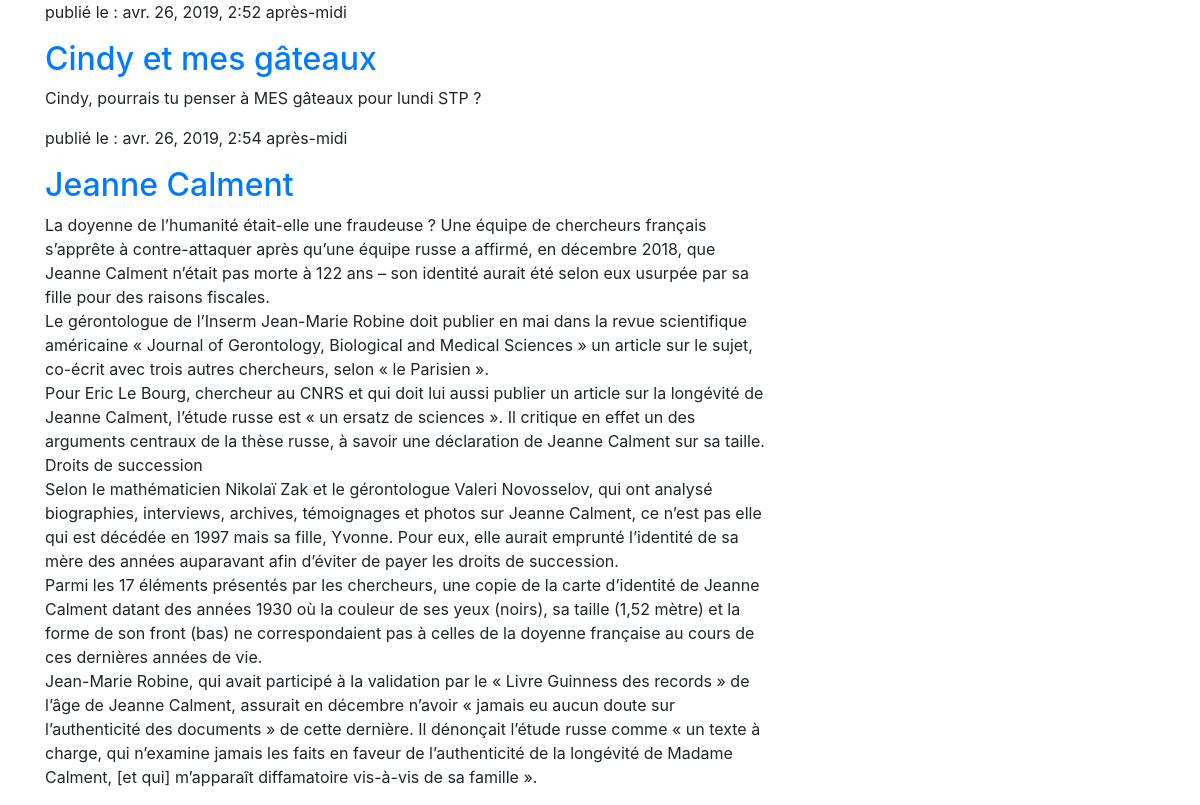
Before: / with the older database file.
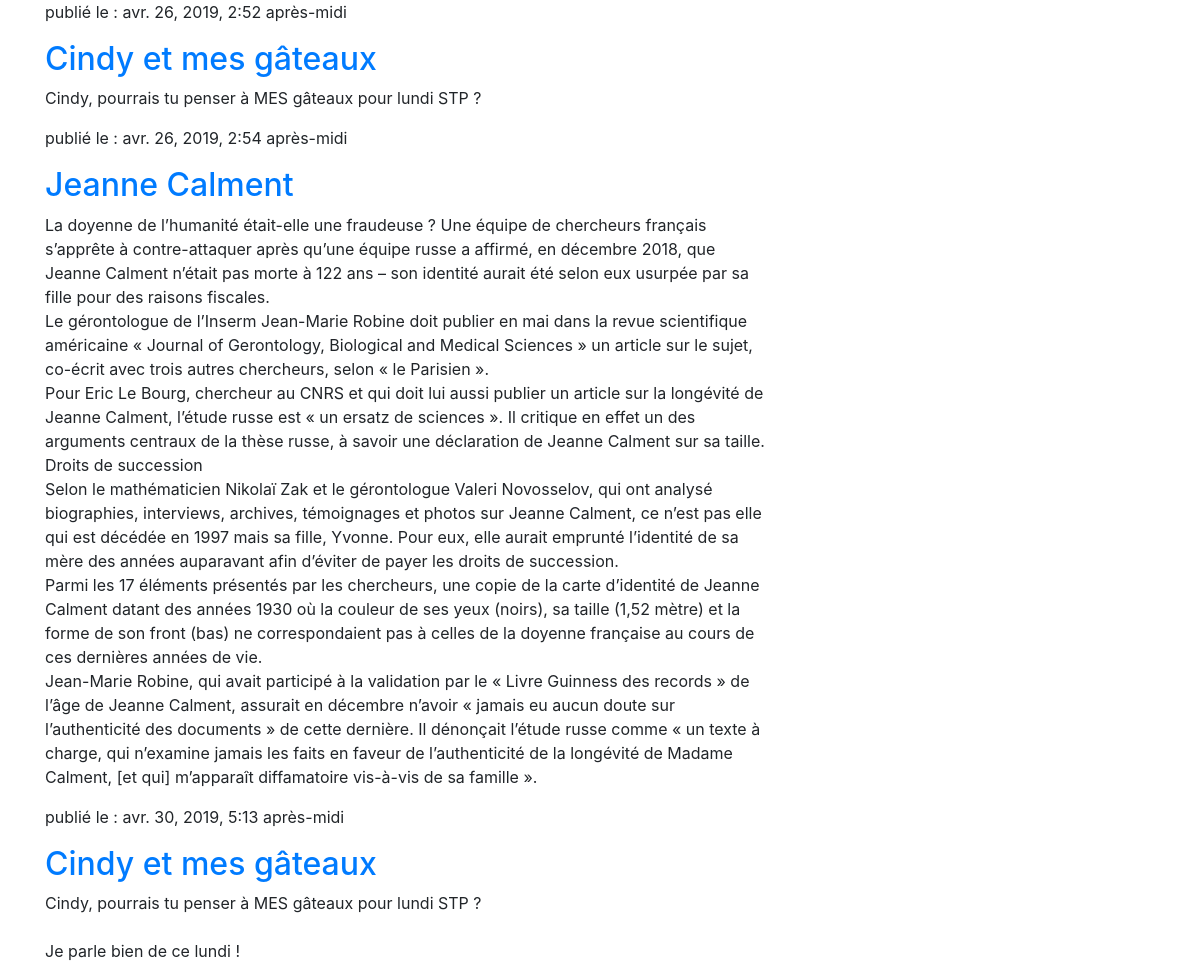
After: the same page with the newer database file.
### blog/models.py (models this page shows, shortened)
class Post(models.Model):
    author = models.ForeignKey('auth.User', on_delete=models.PROTECT)
    title = models.CharField("Titre", max_length=255)
    created_date= models.DateTimeField("Date de création",
        default=timezone.now)
    published_date = models.DateTimeField(
        blank=True, null=True)
    text = models.TextField("Texte")

### blog/views.py (the view)
# urls.py: path('', views.post_list, name='post_list'),
def post_list(request):
    posts = Post.objects.filter(published_date__lte=timezone.now()).order_by('published_date')
    return render(request, 'blog/post_list.html', {'posts': posts})

### blog/templates/blog/post_list.html
   {% extends 'blog/base.html' %}
   {% block content %}
    {% for post in posts %}
      <div>
          <p>publié le : {{ post.published_date }}</p>
          <h2><a href="{% url 'post_detail' pk=post.pk %}">{{ post.title }} </a></h2>
          <p>{{post.text|linebreaksbr }}</p>
      </div>
      {% endfor %}
    {% endblock content %}

### blog/templates/blog/base.html (shortened to what this page needs)
{% load staticfiles %}
<!doctype html>
<html lang="fr">
  <head>
    <link rel="stylesheet" href="https://stackpath.bootstrapcdn.com/bootstrap/4.3.1/css/bootstrap.min.css">
    <link rel="stylesheet" href="https://use.fontawesome.com/releases/v5.8.1/css/all.css">
  </head>
  <body>
<div class="content container">
    <div class="row">
        <div class="col-md-8">
            {% block content %}
            {% endblock %}
        </div>
    </div>
</div>
  </body>
</html>

Changed rows visible on the page:
added Post: published_date "avr. 30, 2019, 5:13 après-midi", title "Cindy et mes gâteaux", text "Cindy, pourrais tu penser à MES gâteaux pour lundi STP ? Je parle bien de ce lundi !"
